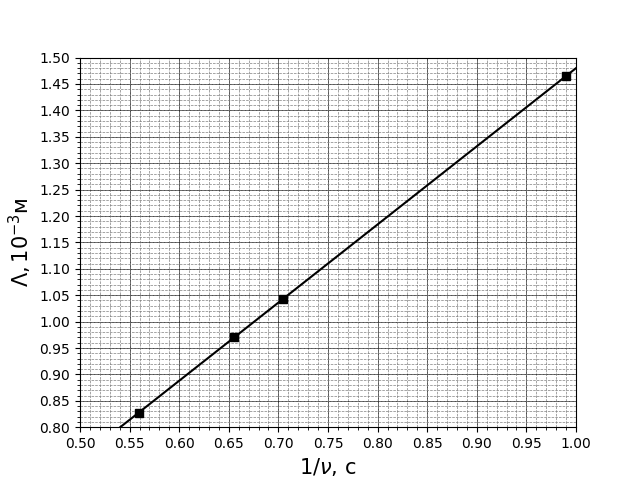

The Python source for this figure:
import pandas as pd
import matplotlib.pyplot as plt
import numpy as np
from matplotlib.ticker import MultipleLocator

data = pd.read_csv("table3.csv")

x = np.array(data["nur"].values)
y = np.array(data["L"].values)

xminorLocator = MultipleLocator(0.01)
yminorLocator = MultipleLocator(0.01)
xmajorLocator = MultipleLocator(0.05)
ymajorLocator = MultipleLocator(0.05)

ax = plt.subplot()
ax.xaxis.set_minor_locator(xminorLocator)
ax.yaxis.set_minor_locator(yminorLocator)
ax.xaxis.set_major_locator(xmajorLocator)
ax.yaxis.set_major_locator(ymajorLocator)

plt.plot(x, y, 'ks', color='k')
a = np.arange(min(x)-10, max(x)+10, 0.001)
p = np.poly1d(np.polyfit(x, y, 1))
print('Уравнение', np.poly1d(np.polyfit(x, y, 1)))
plt.plot(a, p(a), color='k')

plt.xlabel(r"$1/\nu$, с", size="15")
plt.ylabel("$\Lambda, 10^{-3}$м", size="15")

plt.ylim(0.8, 1.5)
plt.xlim(0.5, 1)
plt.grid(which='major', ls='-', lw=0.5, c='k')
plt.grid(which='minor', ls='--', lw=0.5, c='grey')
plt.show()
